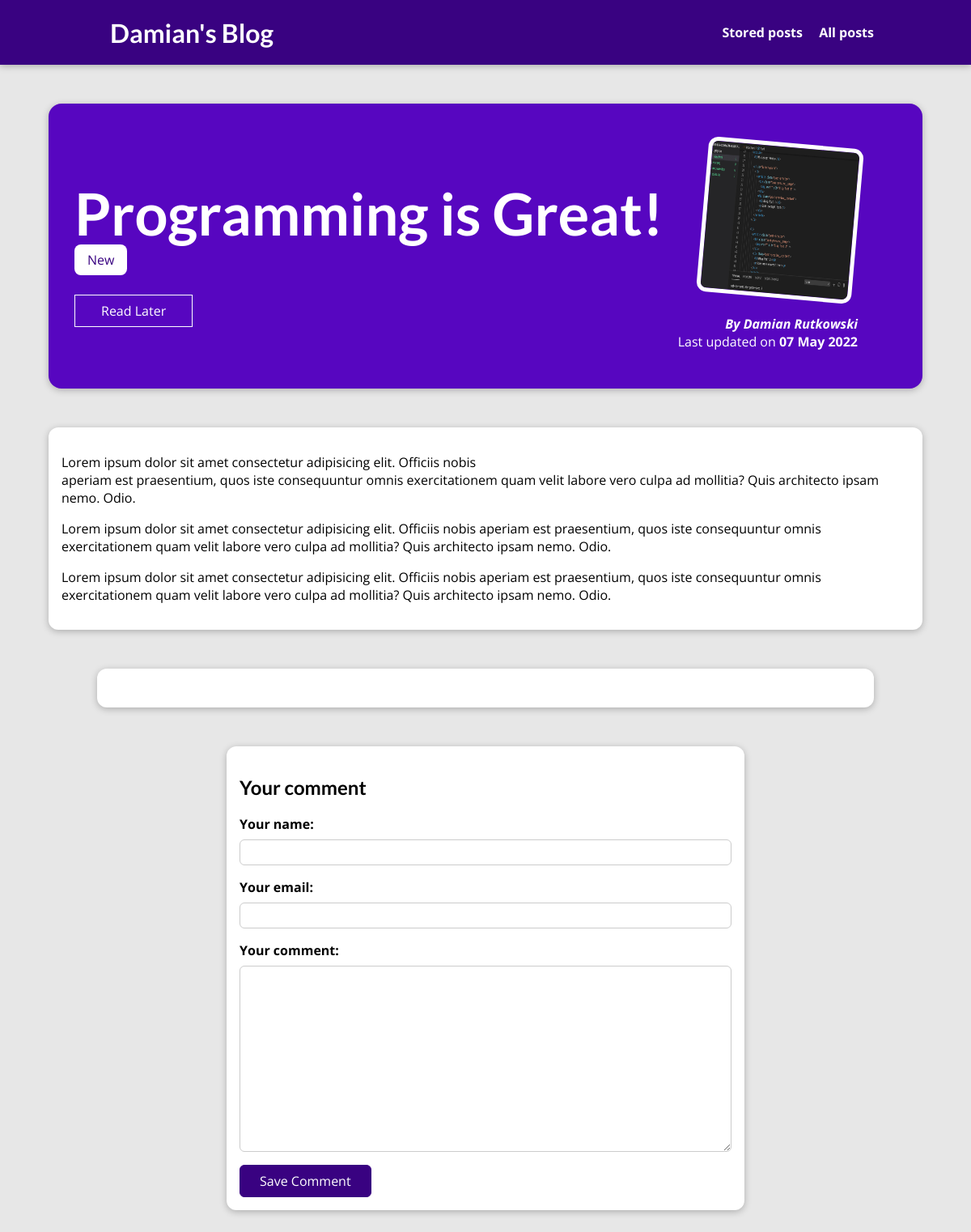
The page /posts/programming-is-great on the database its author committed.
### blog/models.py (models this page shows, shortened)
class Post(models.Model):
    title = models.CharField(max_length=150)
    excerpt = models.CharField(max_length=200)
    image_field = models.ImageField(upload_to="posts", null=True)
    date = models.DateField(auto_now=True)
    slug = models.SlugField(db_index=True, unique=True)
    content = models.TextField(validators=[MinLengthValidator(10)])
    author = models.ForeignKey(Author, on_delete=models.SET_NULL, related_name="posts", null=True)
    tags = models.ManyToManyField(Tag)

class Tag(models.Model):
    caption = models.CharField(max_length=20)

class Author(models.Model):
    first_name = models.CharField(max_length=100)
    last_name = models.CharField(max_length=100)
    email = models.EmailField()
    def full_name(self):
        return f"{self.first_name} {self.last_name}"
    def __str__(self):
        return self.full_name()

### blog/views.py (the view, shortened to what this page needs)
# urls.py: path("posts/<slug:slug>", views.PostDetailView.as_view(), name="post-detail-page"),
class PostDetailView(View):
    def is_stored_post(self, request, post_id):
        stored_post = request.session.get("stored_posts")
        if stored_post is not None:
            is_saved_for_later = post_id in stored_post
        else:
            is_saved_for_later = False
        return is_saved_for_later
    def get(self, request, slug):
        post = Post.objects.get(slug=slug)
        return render(request, "blog/post-detail.html", context={
            "post": post,
            "post_tags": post.tags.all(),
            "comment_form": CommentForm(),
            "comments": post.comments.all().order_by("-id"),
            "saved_for_later": self.is_stored_post(post_id=post.id, request=request),
        })

### blog/forms.py
class CommentForm(forms.ModelForm):
    class Meta:
        model = Comment
        exclude = ["post"]
        labels = {
            "user_name": "Your name",
            "user_email": "Your email",
            "text": "Your comment",
        }

### blog/templates/blog/post-detail.html (shortened to what this page needs)
{% extends "base.html" %}
{% load static %}
{% block css_files %}
    <link rel="stylesheet" href="{% static "blog/post-detail.css" %}">
{% endblock %}
{% block content %}
    <section id="summary">
        <h2>{{ post.title }}</h2>
        <div>
            {% for tag in post_tags %}
                <span class="tag">{{ tag.caption }}</span>
            {% endfor %}
        </div>
        <div id="read-later">
            <form action="{% url "read-later" %}" method="post">
                <button>
                        {% if saved_for_later %}
                        Remove from "Read Later" List
                    {% else %}
                        Read Later
                    {% endif %}
                </button>
            </form>
        </div>
        <article>
            <img src="{{ post.image_field.url }}" alt="{{ post.title }}">
            <address>By <a href="mailto:{{ post.author.email_address }}">{{ post.author|title}}</a></address>
            <div>
                Last updated on <time>{{ post.date|date:"d M Y" }}</time>
            </div>
        </article>
    </section>
    <main>
       {{ post.content|linebreaks }}
    </main>
    <section id="comments">
    </section>
    <section id="comment-form" >
        <h2>Your comment</h2>
        <form action="{% url "post-detail-page" post.slug %}" method="post">
            {% for form_field in comment_form %}
            <div class="form-control {% if form_field.errors %}invalid{% endif %}">
                {{ form_field.label_tag }}
                {{ form_field }}
            </div>
            {% endfor %}
          <button>Save Comment</button>
        </form>
    </section>
{% endblock %}

### static/app.css (style rules this page uses)
* { box-sizing: border-box; }
html { font-family: 'Open Sans', 'Lato', sans-serif; }
body { margin: 0; }
h1, h2, h3 { font-family: 'Lato', sans-serif; font-weight: bold; }

### blog/static/blog/post-detail.css (style rules this page uses)
body { background-color: #e7e7e7; }
#summary { margin: 8rem auto 3rem auto; padding: 2rem; width: 90%; max-width: 90rem; border-radius: 16px; background-color: #5706c0; position: relative; box-shadow: 0 2px 8px rgba(0, 0, 0, 0.25); height: 22rem; }
#summary h2 { color: white; font-size: 4.5rem; margin-bottom: 0.25rem; }
#summary article { position: absolute; top: 2rem; right: 3rem; padding: 1rem 2rem; border-radius: 12px; text-align: right; color: white; }
#summary article img { width: 12rem; height: 12rem; border-radius: 12px; transform: rotateZ(5deg); border: 5px solid white; margin-bottom: 1rem; }
#summary address { font-weight: bold; }
#summary time { font-weight: bold; }
main { width: 90%; max-width: 90rem; margin: 3rem auto; background-color: white; padding: 1rem; border-radius: 12px; box-shadow: 0 2px 8px rgba(0, 0, 0, 0.25); }
#summary a { color: white; text-decoration: none; }
.tag { background-color: white; color: #390281; padding: 0.5rem 1rem; border-radius: 8px; }
.form-control { margin-bottom: 1rem; }
.form-control label { font-weight: bold; margin-bottom: 0.5rem; display: block; }
#comment-form { margin: 3rem auto; width: 90%; max-width: 40rem; border-radius: 12px; background-color: white; box-shadow: 0 2px 8px rgba(0, 0, 0, 0.25); padding: 1rem; }
#comment-form button { font: inherit; background-color: #390281; color: white; border: 1px solid #390281; padding: 0.5rem 1.5rem; border-radius: 6px; cursor: pointer; }
.form-control input, .form-control textarea { display: block; width: 100%; font: inherit; padding: 0.25rem; border-radius: 6px; border: 1px solid #ccc }
#comments { margin: 3rem auto; width: 90%; max-width: 60rem; border-radius: 12px; background-color: white; box-shadow: 0 2px 8px rgba(0, 0, 0, 0.25); padding: 1rem 2rem; }
#read-later { margin: 2rem 0; }
#read-later button { background-color: transparent; border: 1px solid white; padding: 0.5rem 2rem; font: inherit; color: white; cursor: pointer; }

### rows shown on the page
Post: title "Programming is Great!", image_field (picture), author "Damian Rutkowski", date "07 May 2022", content "Lorem ipsum dolor sit amet consectetur adipisicing elit. Officiis nobis aperiam est praesentium, quos iste consequuntur omnis exercitationem quam velit labore vero culpa ad mollitia? Quis architecto ipsam nemo. Odio. Lorem ipsum dolor sit amet consectetur adipisicing elit. Officiis nobis aperiam est praesentium, quos iste consequuntur omnis exercitationem quam velit labore vero culpa ad mollitia? Quis architecto ipsam nemo. Odio. Lorem ipsum dolor sit amet consectetur adipisicing elit. Officiis nobis aperiam est praesentium, quos iste consequuntur omnis exercitationem quam velit labore vero culpa ad mollitia? Quis architecto ipsam nemo. Odio."
Tag: caption "New"
